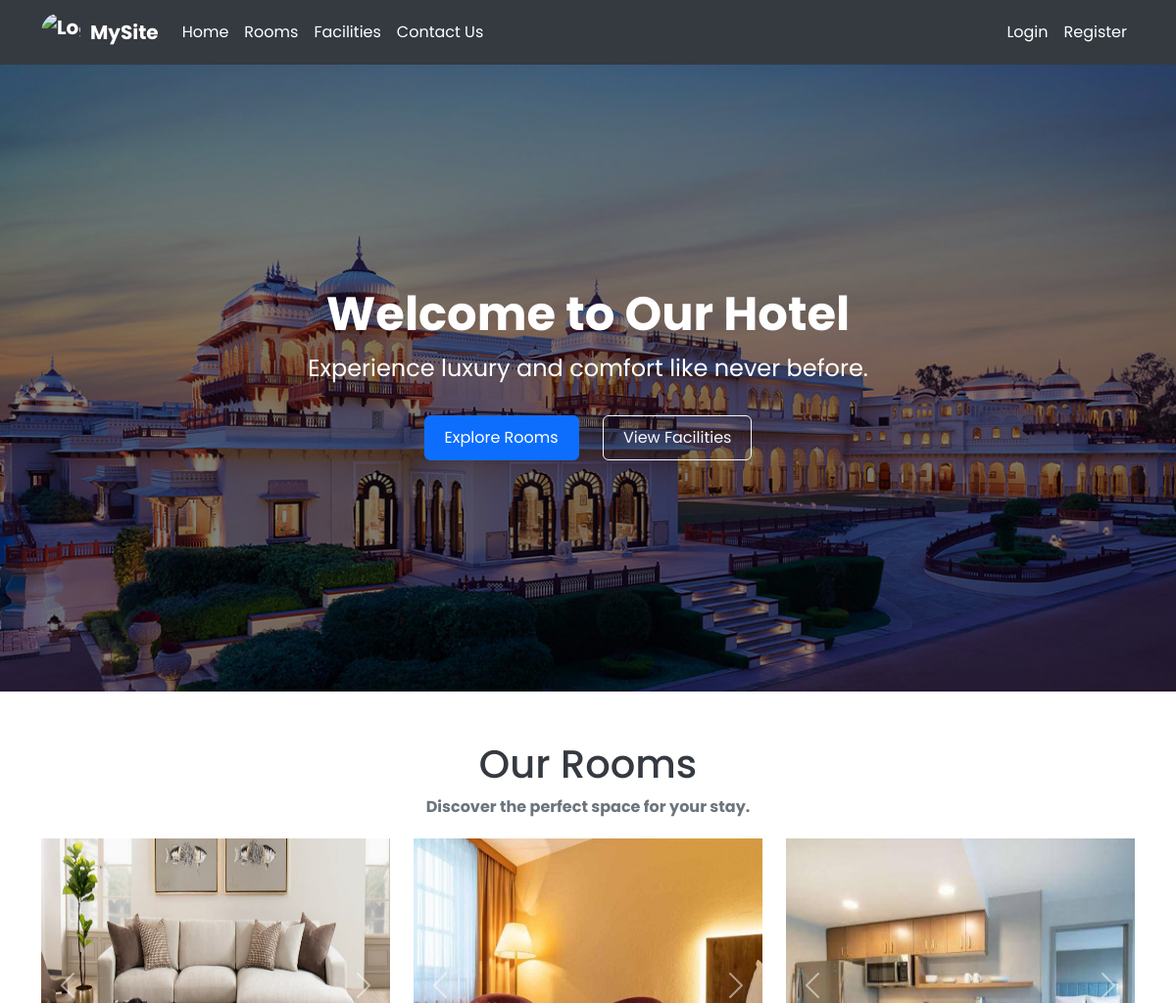
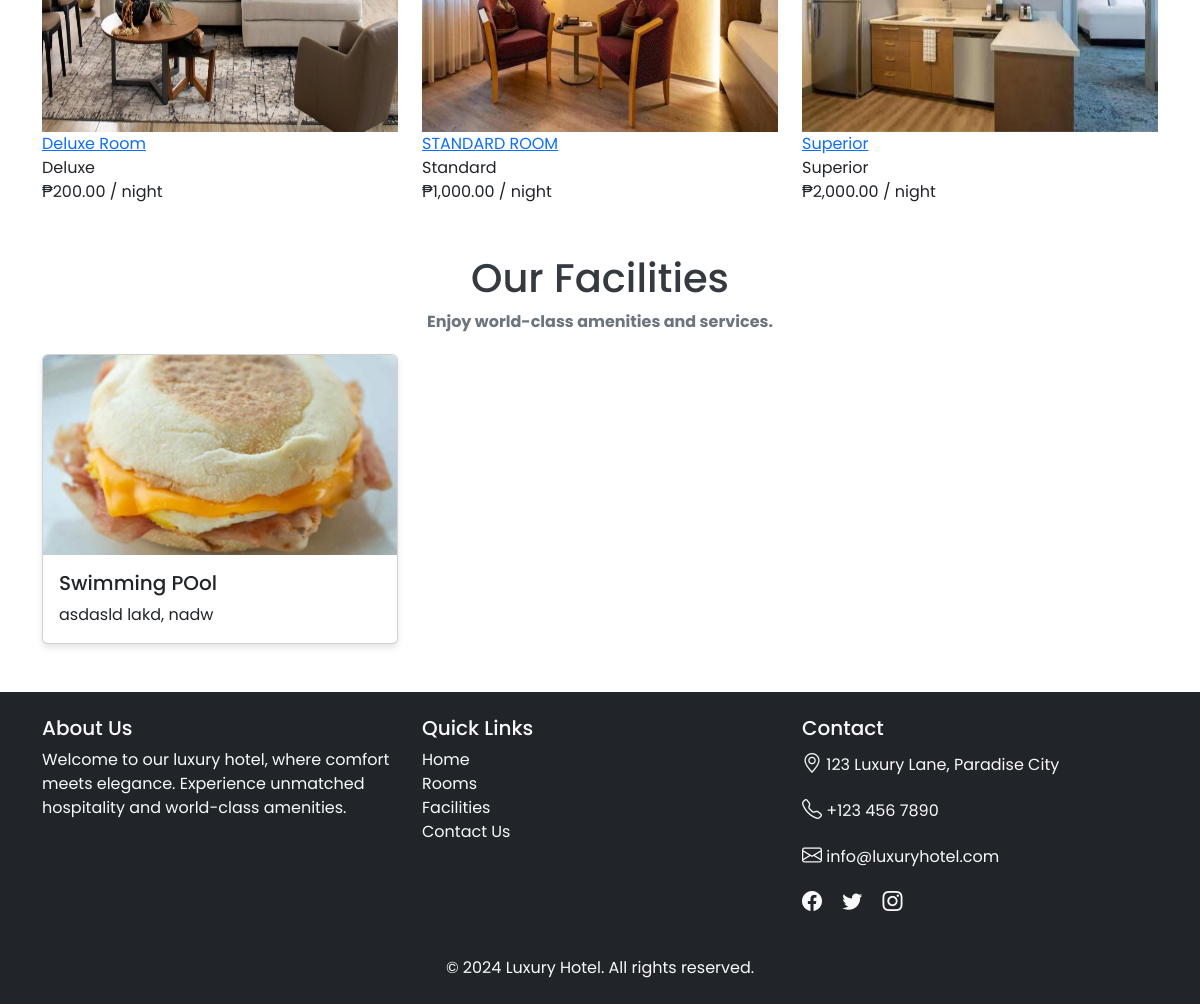
The page / on the database its author committed (2 pictures, top to bottom).
### tables this page shows
CREATE TABLE `rooms` (
  `id` int(11) NOT NULL,
  `images` text NOT NULL,
  `room_type` varchar(255) NOT NULL,
  `price` decimal(10,0) NOT NULL,
  `capacity` int(11) NOT NULL,
  `amenities` text NOT NULL,
  `description` text NOT NULL,
  `created_at` timestamp NOT NULL DEFAULT current_timestamp() ON UPDATE current_timestamp(),
  `name` varchar(255) NOT NULL,
  `room_number` varchar(50) NOT NULL,
  `status` varchar(255) NOT NULL,
  `cleanliness_status` varchar(255) NOT NULL
);

CREATE TABLE `facilities` (
  `id` int(11) NOT NULL,
  `name` varchar(255) NOT NULL,
  `description` varchar(255) NOT NULL,
  `photo` varchar(255) NOT NULL
);

### index.php (the view, shortened to what this page needs)
<?php
include 'config.php';
include 'navbar.php';
$facilities_query = "SELECT * FROM facilities";
$facilities_result = mysqli_query($conn, $facilities_query);
?>
    <div class="hero">
        <div>
            <h1>Welcome to Our Hotel</h1>
            <p>Experience luxury and comfort like never before.</p>
            <a href="#rooms" class="btn btn-primary">Explore Rooms</a>
            <a href="#facilities" class="btn btn-outline-light">View Facilities</a>
        </div>
    </div>
    <div class="container my-5">
        <div id="rooms" class="section-title">
            <h2>Our Rooms</h2>
            <p>Discover the perfect space for your stay.</p>
        </div>
        <div class="row">
            <?php
                $sql = "SELECT * FROM rooms GROUP BY room_type";
                $result = mysqli_query($conn, $sql);
                if (mysqli_num_rows($result) > 0) {
                    while ($row = mysqli_fetch_assoc($result)) {
                        ?>
                        <div class="col-md-4">
                            <div class="room-card">
                                <div id="roomCarousel<?php echo $row['id']; ?>" class="carousel slide" data-bs-ride="carousel">
                                    <div class="carousel-inner">
                                        <?php
                                        $images = explode(',', $row['images']);
                                        $isActive = true;
                                        foreach ($images as $image) {
                                            ?>
                                            <div class="carousel-item <?php echo $isActive ? 'active' : ''; ?>">
                                                <img src="<?php echo './uploads/' . $image; ?>" alt="Room Image" style="height: 300px; width: 100%">
                                            </div>
                                            <?php
                                            $isActive = false;
                                        }
                                        ?>
                                    </div>
                                    <button class="carousel-control-prev" type="button" data-bs-target="#roomCarousel<?php echo $row['id']; ?>" data-bs-slide="prev">
                                        <span class="carousel-control-prev-icon" aria-hidden="true"></span>
                                    </button>
                                    <button class="carousel-control-next" type="button" data-bs-target="#roomCarousel<?php echo $row['id']; ?>" data-bs-slide="next">
                                        <span class="carousel-control-next-icon" aria-hidden="true"></span>
                                    </button>
                                </div>
                                <div class="card-body">
                                    <a href="./view_room.php?id=<?php echo $row['id']; ?>">
                                        <div class="room-name"><?php echo $row['name']; ?></div>
                                    </a>
                                    <div class="room-details"><?php echo $row['room_type']; ?></div>
                                    <div class="price">₱<?php echo number_format($row['price'], 2); ?> / night</div>
                                </div>
                            </div>
                        </div>
                        <?php
                    }
                } else {
                    echo "No rooms found.";
                }
                ?>
        </div>
        <div id="facilities" class="section-title">
            <h2>Our Facilities</h2>
            <p>Enjoy world-class amenities and services.</p>
        </div>
        <div class="row g-4">
            <?php while ($facility = mysqli_fetch_assoc($facilities_result)): ?>
                <div class="col-md-4">
                    <div class="card">
                        <img src="uploads/<?php echo htmlspecialchars($facility['photo']); ?>"
                             alt="<?php echo htmlspecialchars($facility['name']); ?>"
                             class="card-img-top">
                        <div class="card-body">
                            <h5 class="card-title"><?php echo htmlspecialchars($facility['name']); ?></h5>
                            <p class="card-text"><?php echo htmlspecialchars($facility['description']); ?></p>
                        </div>
                    </div>
                </div>
            <?php endwhile; ?>
        </div>
    </div>
<?php include './footer.php'; ?>

### admin/css/roombook.css (style rules this page uses)
:root { --bg-text-shadow: 0 2px 4px rgb(13 0 77 / 8%), 0 3px 6px rgb(13 0 77 / 8%), 0 8px 16px rgb(13 0 77 / 8%); --bg-box-shadow: 0px 0px 20px 6px rgba(26, 30, 164, 0.31); }
body { background-color: #ffff; }
* { margin: 0; padding: 0; font-family: 'Poppins', sans-serif; }
a { color: black; }

### index.php (style rules this page uses)
.hero { position: relative; background: url('./image/hotel1.jpg') no-repeat center center/cover; height: 80vh; color: white; display: flex; align-items: center; justify-content: center; text-align: center; overflow: hidden; }
.hero::before { content: ''; position: absolute; top: 0; left: 0; width: 100%; height: 100%; background: rgba(0, 0, 0, 0.5); z-index: 1; }
.hero > div { position: relative; z-index: 2; }
.hero h1 { font-size: 3rem; font-weight: bold; }
.hero p { font-size: 1.5rem; margin-bottom: 20px; }
.hero .btn { margin: 10px; padding: 10px 20px; }
.card { box-shadow: 0px 4px 6px rgba(0, 0, 0, 0.1); transition: transform 0.3s ease; }
.card-img-top { height: 200px; object-fit: cover; }
.section-title { margin: 50px 0 20px; text-align: center; font-weight: bold; }
.section-title h2 { font-size: 2.5rem; color: #343a40; }
.section-title p { color: #6c757d; }

### rows shown on the page
rooms: name "Deluxe Room", room_type "Deluxe", price "200.00"
rooms: name "STANDARD ROOM", room_type "Standard", price "1,000.00"
rooms: name "Superior", room_type "Superior", price "2,000.00"
facilities: photo (picture), name "Swimming POol", description "asdasld lakd, nadw"
